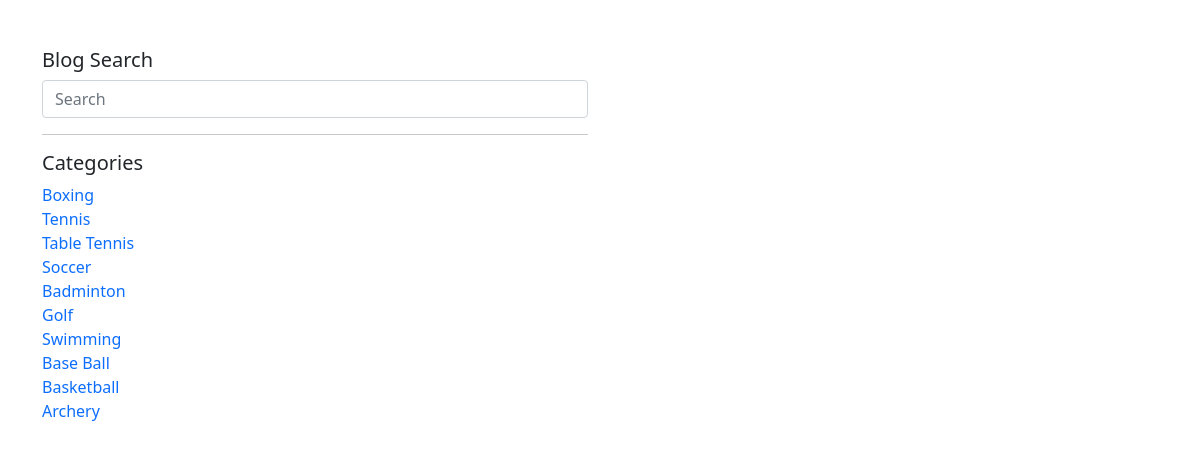
Page /sitebar.php on the committed database.
### tables this page shows
CREATE TABLE `category` (
  `catid` int(11) NOT NULL,
  `catname` varchar(30) NOT NULL
);

### sitebar.php (the view, shortened to what this page needs)
<?php
include 'conn.php';
?>
<!DOCTYPE html>
<html lang="en">
<head>
<link rel='stylesheet' href='https://cdnjs.cloudflare.com/ajax/libs/twitter-bootstrap/5.1.3/css/bootstrap.min.css'>
<link rel='stylesheet' href='https://cdnjs.cloudflare.com/ajax/libs/font-awesome/4.7.0/css/font-awesome.min.css'>
</head>
<body>
<div class="container">
    <div class="row mt-5">
        <div class="col-md-6">
            <div class="well">
                <h5>Blog Search</h5>
                <form action="search.php" method="post">
                    <div class="input-group">
                        <input type="text" class="form-control" placeholder="Search" name="search">
                    </div>
                </form>
            </div>
            <hr>
<div class="well">
    <h5>Categories</h5>
    <div class="row">
        <div class="col-sm-12">
            <ul class="list-unstyled">
                <?php
                $category = "SELECT * FROM category";
                $go_query = mysqli_query($conn, $category);
                while ($out = mysqli_fetch_array($go_query)) {
                    $db_cat_id = $out['catid'];
                    $db_cat_name = $out['catname'];
                    echo "<li><a href='product.php?cat_id={$db_cat_id}'>{$db_cat_name}</a></li>";
                }
                ?>
            </ul>
        </div>
    </div>
</div>
        </div>
</div>
</body>
</html>

### sitebar.php (style rules this page uses)
.list-unstyled li a { text-decoration: none; }

### rows in the picture
category: catname "Boxing"
category: catname "Tennis"
category: catname "Table Tennis"
category: catname "Soccer"
category: catname "Badminton"
category: catname "Golf"
category: catname "Swimming"
category: catname "Base Ball"
category: catname "Basketball"
category: catname "Archery"
